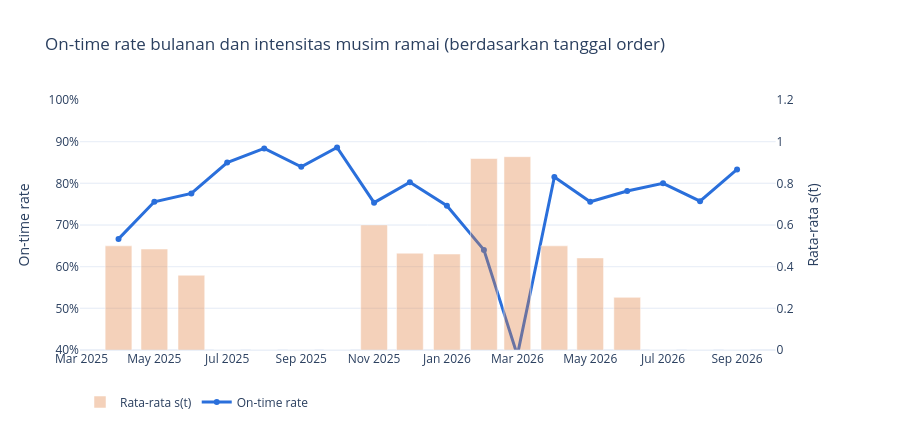

Notebook code cell kept with this figure:
### Markdown cell above
**Temuan:** On-time rate turun dari 83% di musim normal menjadi 51% saat puncak, dan proporsi pesanan yang telat 7 hari atau lebih naik dari 3,7% menjadi 17,7%. Penyebabnya, janji lead time vendor hanya naik 15% saat ramai, sementara lead time aslinya naik sampai 35% dan kapasitas efektifnya turun.

### Code cell
monthly = season_tx.assign(bulan=season_tx["order_date"].dt.to_period("M").dt.to_timestamp()).groupby("bulan").agg(
    n=("id", "size"), on_time_rate=("on_time", "mean"), avg_delay=("delay_days", "mean"),
    season=("season_intensity", "mean"),
)

fig = make_subplots(specs=[[{"secondary_y": True}]])
fig.add_bar(x=monthly.index, y=monthly["season"], name="Rata-rata s(t)", marker_color="rgba(224,123,57,0.35)",
            secondary_y=True)
fig.add_scatter(x=monthly.index, y=monthly["on_time_rate"], name="On-time rate", mode="lines+markers",
                line=dict(color="#2a6fdb", width=3))
fig.update_yaxes(title_text="On-time rate", tickformat=".0%", range=[0.4, 1.0], secondary_y=False)
fig.update_yaxes(title_text="Rata-rata s(t)", range=[0, 1.2], secondary_y=True)
fig.update_layout(title="On-time rate bulanan dan intensitas musim ramai (berdasarkan tanggal order)", height=430,
                  legend=dict(orientation="h", y=-0.15))
fig.show()
monthly.round(3)

### Figure 1 — Plotly figure (JSON) as saved in the notebook; plotly's stock layout.template omitted (floating-point values rounded to 4 significant figures)
{"data": [{"marker": {"color": "rgba(224,123,57,0.35)"}, "name": "Rata-rata s(t)", "type": "bar", "x": ["2025-04-01T00:00:00.000000", "2025-05-01T00:00:00.000000", "2025-06-01T00:00:00.000000", "2025-07-01T00:00:00.000000", "2025-08-01T00:00:00.000000", "2025-09-01T00:00:00.000000", "2025-10-01T00:00:00.000000", "2025-11-01T00:00:00.000000", "2025-12-01T00:00:00.000000", "2026-01-01T00:00:00.000000", "2026-02-01T00:00:00.000000", "2026-03-01T00:00:00.000000", "2026-04-01T00:00:00.000000", "2026-05-01T00:00:00.000000", "2026-06-01T00:00:00.000000", "2026-07-01T00:00:00.000000", "2026-08-01T00:00:00.000000", "2026-09-01T00:00:00.000000"], "xaxis": "x", "y": [0.5, 0.4847, 0.3589, 0.0, 0.0, 0.0, 0.0, 0.6, 0.4648, 0.4606, 0.919, 0.9279, 0.5, 0.442, 0.2529, 0.0, 0.0, 0.0], "yaxis": "y2"}, {"line": {"color": "#2a6fdb", "width": 3}, "mode": "lines+markers", "name": "On-time rate", "type": "scatter", "x": ["2025-04-01T00:00:00.000000", "2025-05-01T00:00:00.000000", "2025-06-01T00:00:00.000000", "2025-07-01T00:00:00.000000", "2025-08-01T00:00:00.000000", "2025-09-01T00:00:00.000000", "2025-10-01T00:00:00.000000", "2025-11-01T00:00:00.000000", "2025-12-01T00:00:00.000000", "2026-01-01T00:00:00.000000", "2026-02-01T00:00:00.000000", "2026-03-01T00:00:00.000000", "2026-04-01T00:00:00.000000", "2026-05-01T00:00:00.000000", "2026-06-01T00:00:00.000000", "2026-07-01T00:00:00.000000", "2026-08-01T00:00:00.000000", "2026-09-01T00:00:00.000000"], "y": [0.6667, 0.7557, 0.7757, 0.85, 0.8837, 0.8395, 0.8861, 0.7536, 0.8028, 0.7464, 0.6402, 0.3874, 0.8153, 0.7557, 0.7816, 0.8, 0.7571, 0.8333]}], "layout": {"height": 430, "legend": {"orientation": "h", "y": -0.15}, "title": {"text": "On-time rate bulanan dan intensitas musim ramai (berdasarkan tanggal order)"}, "xaxis": {"anchor": "y", "domain": [0.0, 0.94]}, "yaxis": {"anchor": "x", "domain": [0.0, 1.0], "range": [0.4, 1.0], "tickformat": ".0%", "title": {"text": "On-time rate"}}, "yaxis2": {"anchor": "x", "overlaying": "y", "range": [0, 1.2], "side": "right", "title": {"text": "Rata-rata s(t)"}}}}
